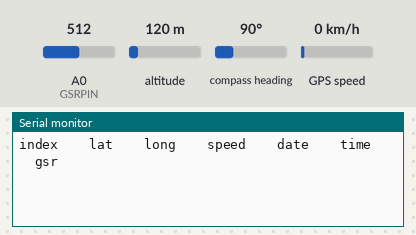
Simulated run of this sketch. Board: Arduino Mega 2560, built with avr-gcc and run on an emulated ATmega2560. Parts: the last lines printed to the serial monitor. The test bench sets the inputs (shaded band); at power-on: GPS speed 0 km/h, A0 (GSRPIN) = 512, altitude 120 m, compass heading 90°. Storage starts empty; the GPS gets a fix after 3 s at 37.7749, -122.4194 with 8 satellites.

Above: at 1.2 s.
1.3 s: GPS speed set to 2 km/h
At 3.9 s:
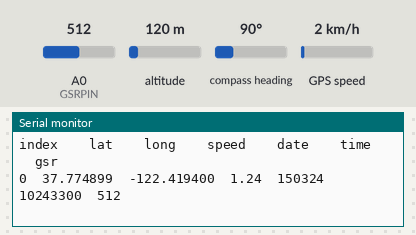
5.4 s: A0 (GSRPIN) set to 716
At 6.6 s:
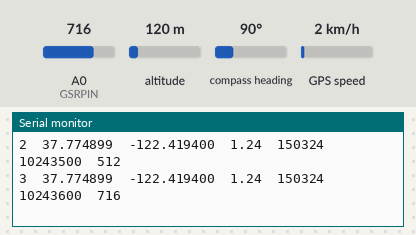
6.9 s: GPS speed set to 30 km/h
At 7.9 s:
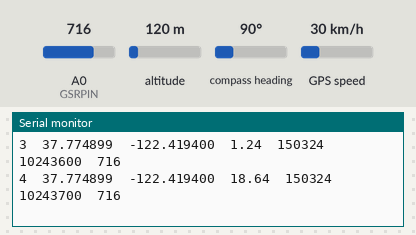
8.4 s: A0 (GSRPIN) set to 992
At 9.9 s:
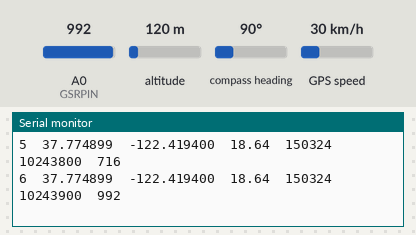

The sketch:

05_GPS_LOG.ino
```cpp
#include <TinyGPS++.h>
#include <SPI.h>
#include <SD.h>

TinyGPSPlus gps;

// this is for the card
const int chipSelect = 4;

// this is for the gsr sensor
const int GSRPIN = A0;
int gsr_sensorValue = 0;
int gsr_average = 0;

// files and strings
File dataFile;
String filename = "Data.csv";
String Data = "";
String Header = "index \t lat \t long \t speed \t date \t time \t gsr";

// counter
int index = 0;

void setup() {

  Serial1.begin(9600);  //This opens up communications to the GPS

  Serial.begin(9600);      //This opens up communications to the Serial monitor in the Arduino IDE and sets the speed. This is basically the connection to the computer
  Serial.println(Header);  //and these are the values

  SD.begin(chipSelect);
  SD.remove(filename);
  File dataFile = SD.open(filename, FILE_WRITE);
  if (dataFile) {
    dataFile.println(Header);
    dataFile.close();
  }
}


void loop() {
  while (Serial1.available())  //While there is data coming from the GPS, do follwing...
  {
    gps.encode(Serial1.read());  //...read the signal, transform into an object called "gps"
  }

  if (gps.location.isUpdated())  //if this object has been updated, do the following
  {
    Data = "";
    // each reading has an index
    Data.concat(index);
    // This writes a line with the data coming from the gps
    Data.concat("\t");
    Data.concat(String(gps.location.lat(), 6));
    Data.concat("\t");
    Data.concat(String(gps.location.lng(), 6));
    Data.concat("\t");
    Data.concat(gps.speed.mph());
    Data.concat("\t");
    Data.concat(gps.date.value());
    Data.concat("\t");
    Data.concat(gps.time.value());

    // This reads the gsr sensor
    long gsr_sum = 0;
    for (int i = 0; i < 10; i++)  //Average the 10 measurements to remove the glitch
    {
      gsr_sensorValue = analogRead(GSRPIN);
      gsr_sum += gsr_sensorValue;
      delay(5);
    }
    gsr_average = gsr_sum / 10;
    Data.concat("\t");
    Data.concat(gsr_average);

    // and at the end of each reading cycle, it write the datapoint to the card
    dataFile = SD.open(filename, FILE_WRITE);
    if (dataFile) {
      dataFile.println(Data);
      dataFile.close();
      Serial.println(Data);
    }
    index = index + 1;
  }
}
```

Measured:
- after the input at 1.3 s, the serial monitor: prints a new line after 1.8 s (image 1)
- after the input at 5.4 s, the serial monitor: prints a new line after 0.73 s (image 2)
- after the input at 6.9 s, the serial monitor: prints a new line after 0.23 s (image 3)
- after the input at 8.4 s, the serial monitor: prints a new line after 0.73 s (image 4)
